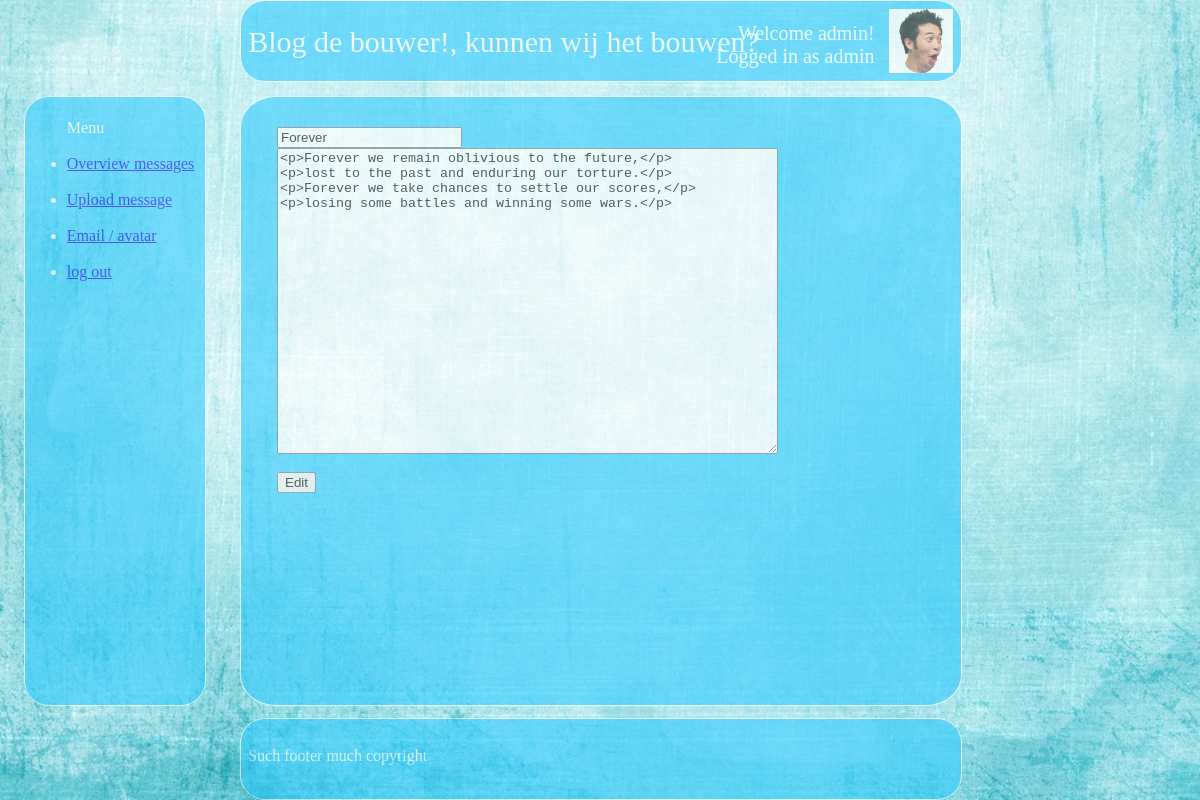
/view/update_message_form.php?id=2 (signed in), run on the app's committed database.
### tables this page shows
CREATE TABLE IF NOT EXISTS `message` (
  `ID` int(11) NOT NULL,
  `titel` varchar(200) NOT NULL,
  `message` text NOT NULL,
  `op` int(11) NOT NULL
);

### view/update_message_form.php (the view, shortened to what this page needs)
<head>
</head>
<?php
include '../include/menu.php';
include '../include/header.php';
$id = $_GET['id'];
include '../model/connect.php';
$sql = "SELECT titel, message
FROM message
WHERE id=$id";
$result = mysqli_query($conn, $sql);
while(list($titel, $message)= mysqli_fetch_row($result)){
	echo "
	<form action=\"../controller/update_message.php\" method=\"GET\">
		<input type=\"text\" name=\"titel\" value=\"$titel\" required><br>
		<textarea id=\"mytextarea\" name=\"message\" cols=\"60\" rows=\"20\" required>$message</textarea><br>
		<input type=\"hidden\" name=\"id\" value=\"$id\"><br>
		<input type=\"submit\" name=\"submit\" value=\"Edit\"><br>
	</form>
	";
}
include '../include/footer.php';
?>

### data on the page
message: titel "Forever", message "<p>Forever we remain oblivious to the future,</p> <p>lost to the past and enduring our torture.</p> <p>Forever we take chances to settle our scores,</p> <p>losing some battles and winning some wars.</p>"

### other printed values
$_SESSION['name'] "admin"
$_SESSION['username'] "admin"
